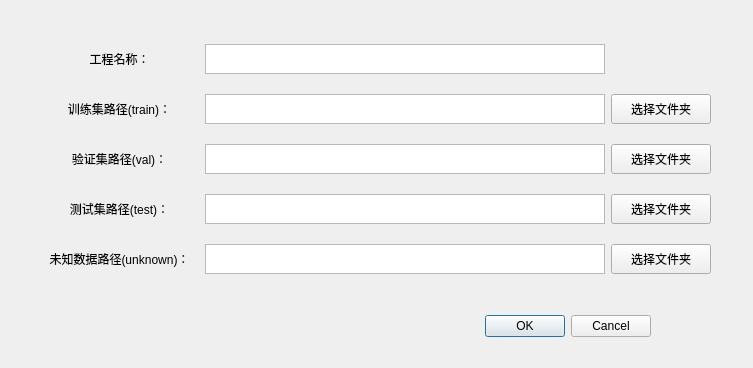
<?xml version="1.0" encoding="UTF-8"?>
<ui version="4.0">
 <class>DialogNewProject</class>
 <widget class="QDialog" name="DialogNewProject">
  <property name="geometry">
   <rect>
    <x>0</x>
    <y>0</y>
    <width>753</width>
    <height>368</height>
   </rect>
  </property>
  <property name="windowTitle">
   <string>Dialog</string>
  </property>
  <widget class="QDialogButtonBox" name="buttonBox">
   <property name="geometry">
    <rect>
     <x>310</x>
     <y>310</y>
     <width>341</width>
     <height>32</height>
    </rect>
   </property>
   <property name="orientation">
    <enum>Qt::Horizontal</enum>
   </property>
   <property name="standardButtons">
    <set>QDialogButtonBox::Cancel|QDialogButtonBox::Ok</set>
   </property>
  </widget>
  <widget class="QWidget" name="verticalLayoutWidget">
   <property name="geometry">
    <rect>
     <x>40</x>
     <y>30</y>
     <width>671</width>
     <height>261</height>
    </rect>
   </property>
   <layout class="QVBoxLayout" name="verticalLayout">
    <item>
     <layout class="QHBoxLayout" name="horizontalLayout">
      <item>
       <widget class="QLabel" name="label_projectName">
        <property name="maximumSize">
         <size>
          <width>200</width>
          <height>30</height>
         </size>
        </property>
        <property name="text">
         <string>工程名称：</string>
        </property>
        <property name="alignment">
         <set>Qt::AlignCenter</set>
        </property>
       </widget>
      </item>
      <item>
       <widget class="QTextEdit" name="textEdit_projectName">
        <property name="maximumSize">
         <size>
          <width>400</width>
          <height>30</height>
         </size>
        </property>
       </widget>
      </item>
      <item>
       <widget class="QLabel" name="label_set">
        <property name="maximumSize">
         <size>
          <width>100</width>
          <height>30</height>
         </size>
        </property>
        <property name="text">
         <string/>
        </property>
       </widget>
      </item>
     </layout>
    </item>
    <item>
     <layout class="QHBoxLayout" name="horizontalLayout_5">
      <item>
       <widget class="QLabel" name="label_trainPath">
        <property name="maximumSize">
         <size>
          <width>200</width>
          <height>30</height>
         </size>
        </property>
        <property name="text">
         <string>训练集路径(train)：</string>
        </property>
        <property name="alignment">
         <set>Qt::AlignCenter</set>
        </property>
       </widget>
      </item>
      <item>
       <widget class="QTextEdit" name="textEdit_trainPath">
        <property name="maximumSize">
         <size>
          <width>400</width>
          <height>30</height>
         </size>
        </property>
       </widget>
      </item>
      <item>
       <widget class="QPushButton" name="pushButton_trainPath">
        <property name="maximumSize">
         <size>
          <width>100</width>
          <height>30</height>
         </size>
        </property>
        <property name="text">
         <string>选择文件夹</string>
        </property>
       </widget>
      </item>
     </layout>
    </item>
    <item>
     <layout class="QHBoxLayout" name="horizontalLayout_4">
      <item>
       <widget class="QLabel" name="label_valPath">
        <property name="text">
         <string>验证集路径(val)：</string>
        </property>
        <property name="alignment">
         <set>Qt::AlignCenter</set>
        </property>
       </widget>
      </item>
      <item>
       <widget class="QTextEdit" name="textEdit_valPath">
        <property name="maximumSize">
         <size>
          <width>400</width>
          <height>30</height>
         </size>
        </property>
       </widget>
      </item>
      <item>
       <widget class="QPushButton" name="pushButton_valPath">
        <property name="maximumSize">
         <size>
          <width>100</width>
          <height>30</height>
         </size>
        </property>
        <property name="text">
         <string>选择文件夹</string>
        </property>
       </widget>
      </item>
     </layout>
    </item>
    <item>
     <layout class="QHBoxLayout" name="horizontalLayout_3">
      <item>
       <widget class="QLabel" name="label_testPath">
        <property name="text">
         <string>测试集路径(test)：</string>
        </property>
        <property name="alignment">
         <set>Qt::AlignCenter</set>
        </property>
       </widget>
      </item>
      <item>
       <widget class="QTextEdit" name="textEdit_testPath">
        <property name="maximumSize">
         <size>
          <width>400</width>
          <height>30</height>
         </size>
        </property>
       </widget>
      </item>
      <item>
       <widget class="QPushButton" name="pushButton_testPath">
        <property name="maximumSize">
         <size>
          <width>100</width>
          <height>30</height>
         </size>
        </property>
        <property name="text">
         <string>选择文件夹</string>
        </property>
       </widget>
      </item>
     </layout>
    </item>
    <item>
     <layout class="QHBoxLayout" name="horizontalLayout_2">
      <item>
       <widget class="QLabel" name="label_unknown">
        <property name="text">
         <string>未知数据路径(unknown)：</string>
        </property>
        <property name="alignment">
         <set>Qt::AlignCenter</set>
        </property>
       </widget>
      </item>
      <item>
       <widget class="QTextEdit" name="textEdit_unknown">
        <property name="maximumSize">
         <size>
          <width>400</width>
          <height>30</height>
         </size>
        </property>
       </widget>
      </item>
      <item>
       <widget class="QPushButton" name="pushButton_unknown">
        <property name="maximumSize">
         <size>
          <width>100</width>
          <height>30</height>
         </size>
        </property>
        <property name="text">
         <string>选择文件夹</string>
        </property>
       </widget>
      </item>
     </layout>
    </item>
   </layout>
  </widget>
 </widget>
 <resources/>
 <connections>
  <connection>
   <sender>buttonBox</sender>
   <signal>accepted()</signal>
   <receiver>DialogNewProject</receiver>
   <slot>accept()</slot>
   <hints>
    <hint type="sourcelabel">
     <x>248</x>
     <y>254</y>
    </hint>
    <hint type="destinationlabel">
     <x>157</x>
     <y>274</y>
    </hint>
   </hints>
  </connection>
  <connection>
   <sender>buttonBox</sender>
   <signal>rejected()</signal>
   <receiver>DialogNewProject</receiver>
   <slot>reject()</slot>
   <hints>
    <hint type="sourcelabel">
     <x>316</x>
     <y>260</y>
    </hint>
    <hint type="destinationlabel">
     <x>286</x>
     <y>274</y>
    </hint>
   </hints>
  </connection>
 </connections>
</ui>
